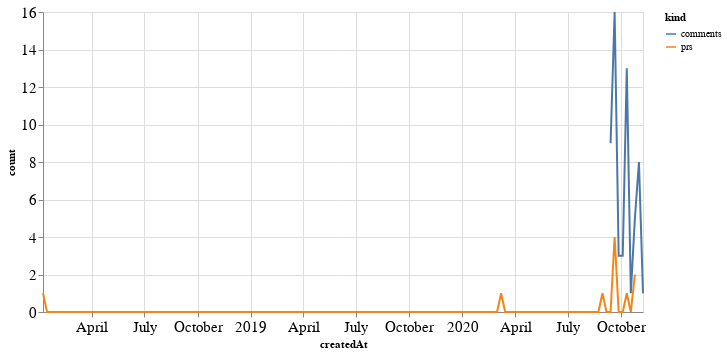

The notebook cell saved with this chart:
### Code cell
alt.Chart(total_time, width=600).mark_line().encode(
    x='createdAt',
    y='count',
    color='kind'
)

### Figure 1 — Vega-Lite specification as saved in the notebook (floating-point values rounded to 4 significant figures; data arrays with more than 128 entries replaced by an {"elided": "..."} marker saying what was removed)
{"config": {"axisLeft": {"labelFontSize": 15}, "axisBottom": {"labelFontSize": 15}}, "data": {"name": "data-d328e3675a933dcc5e2ea26488f31b7b"}, "mark": "line", "encoding": {"color": {"type": "nominal", "field": "kind"}, "x": {"type": "temporal", "field": "createdAt"}, "y": {"type": "quantitative", "field": "count"}}, "width": 600, "$schema": "https://vega.github.io/schema/vega-lite/v4.8.1.json", "datasets": {"data-d328e3675a933dcc5e2ea26488f31b7b": {"elided": "298 records"}}}
